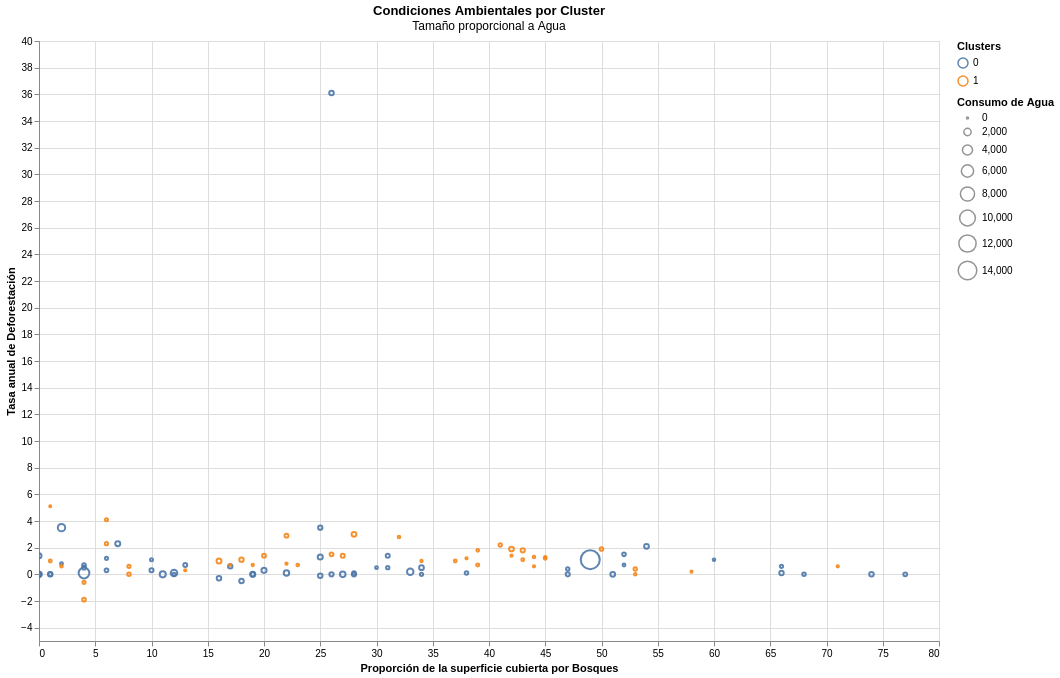

The code cell stored with this chart in its notebook:
### Code cell
# Enviroment Graph

#Search_Box
search_box = alt.param(
    value='',
    bind=alt.binding(input='search', placeholder="Pais", name='Buscar ')
)
search_matches = alt.expr.test(alt.expr.regexp(search_box, "i"), alt.datum.Pais)
opacity = (
    alt.when(search_matches)
    .then(alt.value(0.9))
    .otherwise(alt.value(0.2))
)
alt.Chart(df).mark_point().encode(
    x=alt.X('Bosques:Q', title='Proporción de la superficie cubierta por Bosques'),
    y=alt.Y('Deforestacion:Q', title='Tasa anual de Deforestación'),
    size=alt.Size('Agua:Q', title="Consumo de Agua"),
    color=alt.Color('Kmeans:N', legend=alt.Legend(title="Clusters")),
    opacity=opacity,
    tooltip=['Pais','PNB', 'Luz', 'Telefonia']
).properties(
    width=900,
    height=600,
    title={
      "text": 'Condiciones Ambientales por Cluster',
      "subtitle": 'Tamaño proporcional a Agua'
    }
).add_params(
    search_box
).interactive()

### Figure 1 — Vega-Lite specification as saved in the notebook (floating-point values rounded to 4 significant figures)
{"config": {"view": {"continuousWidth": 300, "continuousHeight": 300}}, "data": {"name": "data-1e58763c500c074703f418222a921d65"}, "mark": {"type": "point"}, "encoding": {"color": {"field": "Kmeans", "legend": {"title": "Clusters"}, "type": "nominal"}, "opacity": {"condition": [{"test": "test(regexp(param_30,'i'),datum.Pais)", "value": 0.9}], "value": 0.2}, "size": {"field": "Agua", "title": "Consumo de Agua", "type": "quantitative"}, "tooltip": [{"field": "Pais", "type": "nominal"}, {"field": "PNB", "type": "quantitative"}, {"field": "Luz", "type": "quantitative"}, {"field": "Telefonia", "type": "quantitative"}], "x": {"field": "Bosques", "title": "Proporción de la superficie cubierta por Bosques", "type": "quantitative"}, "y": {"field": "Deforestacion", "title": "Tasa anual de Deforestación", "type": "quantitative"}}, "height": 600, "params": [{"name": "param_30", "bind": {"input": "search", "name": "Buscar ", "placeholder": "Pais"}, "value": ""}, {"name": "param_31", "select": {"type": "interval", "encodings": ["x", "y"]}, "bind": "scales"}], "title": {"text": "Condiciones Ambientales por Cluster", "subtitle": "Tamaño proporcional a Agua"}, "width": 900, "$schema": "https://vega.github.io/schema/vega-lite/v5.20.1.json", "datasets": {"data-1e58763c500c074703f418222a921d65": [{"Pais": "Albania       ", "Tasa": 1.0, "Mortalidad": 30, "Mujeres": 41, "PNB": 2199, "Luz": 3903, "Telefonia": 12, "Agua": 94, "Bosques": 53, "Deforestacion": 0.0, "Energia": 341, "CO2": 1.2, "Kmeans": 1}, {"Pais": "Angola        ", "Tasa": 3.0, "Mortalidad": 124, "Mujeres": 46, "PNB": 4422, "Luz": 922, "Telefonia": 6, "Agua": 57, "Bosques": 19, "Deforestacion": 0.7, "Energia": 89, "CO2": 0.5, "Kmeans": 1}, {"Pais": "Arabia Saudi  ", "Tasa": 4.3, "Mortalidad": 21, "Mujeres": 13, "PNB": 133540, "Luz": 91019, "Telefonia": 96, "Agua": 497, "Bosques": 1, "Deforestacion": 0.0, "Energia": 4566, "CO2": 13.1, "Kmeans": 0}, {"Pais": "Argelia       ", "Tasa": 2.5, "Mortalidad": 34, "Mujeres": 24, "PNB": 44609, "Luz": 19883, "Telefonia": 42, "Agua": 180, "Bosques": 2, "Deforestacion": 0.8, "Energia": 906, "CO2": 3.0, "Kmeans": 0}, {"Pais": "Argentina     ", "Tasa": 1.3, "Mortalidad": 22, "Mujeres": 31, "PNB": 278431, "Luz": 65962, "Telefonia": 160, "Agua": 1043, "Bosques": 22, "Deforestacion": 0.1, "Energia": 1504, "CO2": 3.5, "Kmeans": 0}, {"Pais": "Australia     ", "Tasa": 1.4, "Mortalidad": 6, "Mujeres": 43, "PNB": 337909, "Luz": 167155, "Telefonia": 510, "Agua": 933, "Bosques": 19, "Deforestacion": 0.0, "Energia": 5341, "CO2": 15.3, "Kmeans": 0}, {"Pais": "Austria       ", "Tasa": 0.6, "Mortalidad": 6, "Mujeres": 41, "PNB": 216547, "Luz": 53259, "Telefonia": 465, "Agua": 304, "Bosques": 47, "Deforestacion": 0.4, "Energia": 3301, "CO2": 7.2, "Kmeans": 0}, {"Pais": "Bangladesh    ", "Tasa": 2.0, "Mortalidad": 79, "Mujeres": 42, "PNB": 28599, "Luz": 9891, "Telefonia": 2, "Agua": 220, "Bosques": 6, "Deforestacion": 4.1, "Energia": 64, "CO2": 0.2, "Kmeans": 1}, {"Pais": "Bélgica       ", "Tasa": 0.3, "Mortalidad": 8, "Mujeres": 40, "PNB": 25710, "Luz": 72236, "Telefonia": 457, "Agua": 917, "Bosques": 20, "Deforestacion": 0.3, "Energia": 5120, "CO2": 10.1, "Kmeans": 0}, {"Pais": "Benin         ", "Tasa": 3.0, "Mortalidad": 95, "Mujeres": 48, "PNB": 2034, "Luz": 6, "Telefonia": 5, "Agua": 26, "Bosques": 45, "Deforestacion": 1.3, "Energia": 20, "CO2": 0.1, "Kmeans": 1}, {"Pais": "Bielorrusia   ", "Tasa": 0.4, "Mortalidad": 13, "Mujeres": 49, "PNB": 21356, "Luz": 31397, "Telefonia": 190, "Agua": 295, "Bosques": 31, "Deforestacion": 0.5, "Energia": 2392, "CO2": 9.9, "Kmeans": 0}, {"Pais": "Bolivia       ", "Tasa": 2.3, "Mortalidad": 69, "Mujeres": 37, "PNB": 5905, "Luz": 2824, "Telefonia": 35, "Agua": 201, "Bosques": 45, "Deforestacion": 1.2, "Energia": 373, "CO2": 1.0, "Kmeans": 1}, {"Pais": "Brasil        ", "Tasa": 1.6, "Mortalidad": 44, "Mujeres": 35, "PNB": 579787, "Luz": 260682, "Telefonia": 75, "Agua": 246, "Bosques": 66, "Deforestacion": 0.6, "Energia": 718, "CO2": 1.4, "Kmeans": 0}, {"Pais": "Bulgaria      ", "Tasa": 0.6, "Mortalidad": 15, "Mujeres": 48, "PNB": 11225, "Luz": 381333, "Telefonia": 335, "Agua": 1544, "Bosques": 33, "Deforestacion": 0.2, "Energia": 2438, "CO2": 6.4, "Kmeans": 0}, {"Pais": "Camerún       ", "Tasa": 2.9, "Mortalidad": 56, "Mujeres": 38, "PNB": 8615, "Luz": 2740, "Telefonia": 4, "Agua": 38, "Bosques": 44, "Deforestacion": 0.6, "Energia": 103, "CO2": 0.2, "Kmeans": 1}, {"Pais": "Canadá        ", "Tasa": 1.3, "Mortalidad": 6, "Mujeres": 45, "PNB": 573695, "Luz": 554227, "Telefonia": 590, "Agua": 14602, "Bosques": 49, "Deforestacion": 1.1, "Energia": 7854, "CO2": 14.4, "Kmeans": 0}, {"Pais": "Colombia      ", "Tasa": 1.8, "Mortalidad": 26, "Mujeres": 37, "PNB": 70263, "Luz": 43354, "Telefonia": 100, "Agua": 174, "Bosques": 52, "Deforestacion": 0.7, "Energia": 622, "CO2": 1.8, "Kmeans": 0}, {"Pais": "Congo         ", "Tasa": 3.1, "Mortalidad": 90, "Mujeres": 43, "PNB": 1784, "Luz": 435, "Telefonia": 8, "Agua": 20, "Bosques": 58, "Deforestacion": 0.2, "Energia": 331, "CO2": 1.6, "Kmeans": 1}, {"Pais": "Corea del Nor ", "Tasa": 1.8, "Mortalidad": 26, "Mujeres": 45, "PNB": 12870, "Luz": 38000, "Telefonia": 47, "Agua": 687, "Bosques": 74, "Deforestacion": 0.0, "Energia": 1129, "CO2": 11.2, "Kmeans": 0}, {"Pais": "Corea del Sur ", "Tasa": 0.9, "Mortalidad": 10, "Mujeres": 40, "PNB": 435137, "Luz": 164993, "Telefonia": 415, "Agua": 632, "Bosques": 66, "Deforestacion": 0.1, "Energia": 2982, "CO2": 6.6, "Kmeans": 0}, {"Pais": "Costa de Marf ", "Tasa": 3.4, "Mortalidad": 86, "Mujeres": 33, "PNB": 9248, "Luz": 2305, "Telefonia": 8, "Agua": 66, "Bosques": 34, "Deforestacion": 1.0, "Energia": 103, "CO2": 0.5, "Kmeans": 1}, {"Pais": "Costa Rica    ", "Tasa": 2.5, "Mortalidad": 13, "Mujeres": 30, "PNB": 8884, "Luz": 4772, "Telefonia": 164, "Agua": 780, "Bosques": 28, "Deforestacion": 3.0, "Energia": 558, "CO2": 1.2, "Kmeans": 1}, {"Pais": "Cuba          ", "Tasa": 0.9, "Mortalidad": 9, "Mujeres": 38, "PNB": 7450, "Luz": 10982, "Telefonia": 32, "Agua": 870, "Bosques": 16, "Deforestacion": 1.0, "Energia": 923, "CO2": 2.6, "Kmeans": 1}, {"Pais": "Chile         ", "Tasa": 1.6, "Mortalidad": 12, "Mujeres": 32, "PNB": 59151, "Luz": 25276, "Telefonia": 132, "Agua": 1626, "Bosques": 12, "Deforestacion": 0.1, "Energia": 1012, "CO2": 2.6, "Kmeans": 0}, {"Pais": "China         ", "Tasa": 1.36, "Mortalidad": 34, "Mujeres": 45, "PNB": 744890, "Luz": 928083, "Telefonia": 34, "Agua": 461, "Bosques": 13, "Deforestacion": 0.7, "Energia": 664, "CO2": 2.3, "Kmeans": 0}, {"Pais": "Dinamarca     ", "Tasa": 0.2, "Mortalidad": 6, "Mujeres": 46, "PNB": 156027, "Luz": 40097, "Telefonia": 613, "Agua": 233, "Bosques": 12, "Deforestacion": 0.0, "Energia": 3977, "CO2": 10.4, "Kmeans": 0}, {"Pais": "R. Dominicana ", "Tasa": 2.0, "Mortalidad": 37, "Mujeres": 29, "PNB": 11390, "Luz": 6182, "Telefonia": 79, "Agua": 446, "Bosques": 22, "Deforestacion": 2.9, "Energia": 337, "CO2": 1.4, "Kmeans": 1}, {"Pais": "Ecuador       ", "Tasa": 2.3, "Mortalidad": 36, "Mujeres": 26, "PNB": 15997, "Luz": 8256, "Telefonia": 61, "Agua": 581, "Bosques": 43, "Deforestacion": 1.8, "Energia": 565, "CO2": 1.8, "Kmeans": 1}, {"Pais": "Egipto        ", "Tasa": 2.2, "Mortalidad": 56, "Mujeres": 29, "PNB": 45507, "Luz": 51947, "Telefonia": 46, "Agua": 956, "Bosques": 0, "Deforestacion": 0.0, "Energia": 600, "CO2": 1.5, "Kmeans": 0}, {"Pais": "El Salvador   ", "Tasa": 1.8, "Mortalidad": 36, "Mujeres": 34, "PNB": 9057, "Luz": 3211, "Telefonia": 53, "Agua": 245, "Bosques": 6, "Deforestacion": 2.3, "Energia": 370, "CO2": 0.7, "Kmeans": 1}, {"Pais": "E. Arabes Uni ", "Tasa": 5.8, "Mortalidad": 16, "Mujeres": 13, "PNB": 42806, "Luz": 18870, "Telefonia": 283, "Agua": 884, "Bosques": 0, "Deforestacion": 0.0, "Energia": 10531, "CO2": 33.9, "Kmeans": 0}, {"Pais": "Eslovaquia    ", "Tasa": 0.3, "Mortalidad": 11, "Mujeres": 48, "PNB": 15848, "Luz": 24740, "Telefonia": 208, "Agua": 337, "Bosques": 38, "Deforestacion": 0.1, "Energia": 3243, "CO2": 7.0, "Kmeans": 0}, {"Pais": "España        ", "Tasa": 0.2, "Mortalidad": 7, "Mujeres": 36, "PNB": 532347, "Luz": 161654, "Telefonia": 385, "Agua": 781, "Bosques": 51, "Deforestacion": 0.0, "Energia": 2458, "CO2": 5.7, "Kmeans": 0}, {"Pais": "Etiopia       ", "Tasa": 2.6, "Mortalidad": 112, "Mujeres": 41, "PNB": 5722, "Luz": 1293, "Telefonia": 2, "Agua": 51, "Bosques": 13, "Deforestacion": 0.3, "Energia": 22, "CO2": 0.1, "Kmeans": 1}, {"Pais": "Filipinas     ", "Tasa": 2.3, "Mortalidad": 39, "Mujeres": 37, "PNB": 71865, "Luz": 27062, "Telefonia": 21, "Agua": 686, "Bosques": 26, "Deforestacion": 36.1, "Energia": 316, "CO2": 0.8, "Kmeans": 0}, {"Pais": "Finlandia     ", "Tasa": 0.4, "Mortalidad": 5, "Mujeres": 48, "PNB": 105174, "Luz": 65546, "Telefonia": 550, "Agua": 440, "Bosques": 77, "Deforestacion": 0.0, "Energia": 5997, "CO2": 8.2, "Kmeans": 0}, {"Pais": "Francia       ", "Tasa": 0.5, "Mortalidad": 6, "Mujeres": 44, "PNB": 1451051, "Luz": 479200, "Telefonia": 558, "Agua": 665, "Bosques": 25, "Deforestacion": -0.1, "Energia": 4042, "CO2": 6.3, "Kmeans": 0}, {"Pais": "Gabón         ", "Tasa": 2.9, "Mortalidad": 89, "Mujeres": 44, "PNB": 3759, "Luz": 933, "Telefonia": 30, "Agua": 57, "Bosques": 71, "Deforestacion": 0.6, "Energia": 652, "CO2": 5.5, "Kmeans": 1}, {"Pais": "Ghana         ", "Tasa": 3.0, "Mortalidad": 73, "Mujeres": 51, "PNB": 6719, "Luz": 6115, "Telefonia": 4, "Agua": 35, "Bosques": 42, "Deforestacion": 1.4, "Energia": 93, "CO2": 0.2, "Kmeans": 1}, {"Pais": "Grecia        ", "Tasa": 0.5, "Mortalidad": 8, "Mujeres": 36, "PNB": 85885, "Luz": 40623, "Telefonia": 493, "Agua": 523, "Bosques": 47, "Deforestacion": 0.0, "Energia": 2260, "CO2": 7.2, "Kmeans": 0}, {"Pais": "Guatamela     ", "Tasa": 2.9, "Mortalidad": 44, "Mujeres": 26, "PNB": 14255, "Luz": 3161, "Telefonia": 27, "Agua": 139, "Bosques": 39, "Deforestacion": 1.8, "Energia": 210, "CO2": 0.6, "Kmeans": 1}, {"Pais": "Haití         ", "Tasa": 2.0, "Mortalidad": 72, "Mujeres": 43, "PNB": 1777, "Luz": 362, "Telefonia": 8, "Agua": 7, "Bosques": 1, "Deforestacion": 5.1, "Energia": 29, "CO2": 0.1, "Kmeans": 1}, {"Pais": "Países Bajos  ", "Tasa": 0.6, "Mortalidad": 6, "Mujeres": 40, "PNB": 371039, "Luz": 79647, "Telefonia": 525, "Agua": 518, "Bosques": 10, "Deforestacion": 0.3, "Energia": 4580, "CO2": 9.2, "Kmeans": 0}, {"Pais": "Honduras      ", "Tasa": 3.0, "Mortalidad": 45, "Mujeres": 30, "PNB": 3566, "Luz": 2672, "Telefonia": 29, "Agua": 294, "Bosques": 41, "Deforestacion": 2.2, "Energia": 204, "CO2": 0.6, "Kmeans": 1}, {"Pais": "Hungría       ", "Tasa": -0.3, "Mortalidad": 11, "Mujeres": 44, "PNB": 42129, "Luz": 33486, "Telefonia": 185, "Agua": 661, "Bosques": 18, "Deforestacion": -0.5, "Energia": 2383, "CO2": 5.8, "Kmeans": 0}, {"Pais": "India         ", "Tasa": 1.9, "Mortalidad": 68, "Mujeres": 32, "PNB": 319660, "Luz": 386500, "Telefonia": 13, "Agua": 612, "Bosques": 17, "Deforestacion": 0.6, "Energia": 248, "CO2": 0.9, "Kmeans": 0}, {"Pais": "Indonesia     ", "Tasa": 1.7, "Mortalidad": 51, "Mujeres": 40, "PNB": 190105, "Luz": 53414, "Telefonia": 17, "Agua": 96, "Bosques": 60, "Deforestacion": 1.1, "Energia": 366, "CO2": 1.0, "Kmeans": 0}, {"Pais": "Irak          ", "Tasa": 2.7, "Mortalidad": 108, "Mujeres": 18, "PNB": 24600, "Luz": 27060, "Telefonia": 33, "Agua": 4575, "Bosques": 4, "Deforestacion": 0.1, "Energia": 1213, "CO2": 3.4, "Kmeans": 0}, {"Pais": "Irán          ", "Tasa": 3.2, "Mortalidad": 45, "Mujeres": 24, "PNB": 113400, "Luz": 79128, "Telefonia": 79, "Agua": 1362, "Bosques": 11, "Deforestacion": 0.0, "Energia": 1505, "CO2": 4.0, "Kmeans": 0}, {"Pais": "Irlanda       ", "Tasa": 0.1, "Mortalidad": 6, "Mujeres": 33, "PNB": 52765, "Luz": 17105, "Telefonia": 365, "Agua": 233, "Bosques": 6, "Deforestacion": 1.2, "Energia": 3137, "CO2": 8.7, "Kmeans": 0}, {"Pais": "Islandia      ", "Tasa": 1.1, "Mortalidad": 4, "Mujeres": 44, "PNB": 6686, "Luz": 4780, "Telefonia": 555, "Agua": 636, "Bosques": 1, "Deforestacion": 0.0, "Energia": 7932, "CO2": 6.8, "Kmeans": 0}, {"Pais": "Israel        ", "Tasa": 2.7, "Mortalidad": 8, "Mujeres": 40, "PNB": 878775, "Luz": 32781, "Telefonia": 418, "Agua": 408, "Bosques": 6, "Deforestacion": 0.3, "Energia": 2717, "CO2": 8.1, "Kmeans": 0}, {"Pais": "Jordania      ", "Tasa": 4.7, "Mortalidad": 31, "Mujeres": 21, "PNB": 6354, "Luz": 5076, "Telefonia": 73, "Agua": 173, "Bosques": 1, "Deforestacion": 1.0, "Energia": 1067, "CO2": 3.0, "Kmeans": 1}, {"Pais": "Kenia         ", "Tasa": 2.9, "Mortalidad": 58, "Mujeres": 46, "PNB": 7583, "Luz": 3539, "Telefonia": 9, "Agua": 87, "Bosques": 2, "Deforestacion": 0.6, "Energia": 110, "CO2": 0.2, "Kmeans": 1}, {"Pais": "Kuwait        ", "Tasa": 0.15, "Mortalidad": 11, "Mujeres": 28, "PNB": 28941, "Luz": 22798, "Telefonia": 230, "Agua": 525, "Bosques": 0, "Deforestacion": 0.0, "Energia": 8622, "CO2": 11.2, "Kmeans": 0}, {"Pais": "Líbano        ", "Tasa": 2.3, "Mortalidad": 32, "Mujeres": 28, "PNB": 10673, "Luz": 5184, "Telefonia": 82, "Agua": 271, "Bosques": 8, "Deforestacion": 0.6, "Energia": 964, "CO2": 2.9, "Kmeans": 1}, {"Pais": "Libia         ", "Tasa": 3.6, "Mortalidad": 61, "Mujeres": 21, "PNB": 23400, "Luz": 17800, "Telefonia": 59, "Agua": 880, "Bosques": 0, "Deforestacion": 1.4, "Energia": 2499, "CO2": 8.1, "Kmeans": 0}, {"Pais": "Malasia       ", "Tasa": 2.5, "Mortalidad": 12, "Mujeres": 37, "PNB": 78321, "Luz": 39093, "Telefonia": 166, "Agua": 768, "Bosques": 54, "Deforestacion": 2.1, "Energia": 1699, "CO2": 3.8, "Kmeans": 0}, {"Pais": "Marruecos     ", "Tasa": 2.0, "Mortalidad": 55, "Mujeres": 35, "PNB": 29545, "Luz": 11100, "Telefonia": 43, "Agua": 427, "Bosques": 20, "Deforestacion": 1.4, "Energia": 327, "CO2": 1.1, "Kmeans": 1}, {"Pais": "México        ", "Tasa": 2.1, "Mortalidad": 33, "Mujeres": 31, "PNB": 304596, "Luz": 147926, "Telefonia": 96, "Agua": 899, "Bosques": 25, "Deforestacion": 1.3, "Energia": 1561, "CO2": 3.8, "Kmeans": 0}, {"Pais": "Mozambique    ", "Tasa": 1.8, "Mortalidad": 113, "Mujeres": 48, "PNB": 1353, "Luz": 490, "Telefonia": 3, "Agua": 55, "Bosques": 22, "Deforestacion": 0.8, "Energia": 40, "CO2": 0.1, "Kmeans": 1}, {"Pais": "Birmania      ", "Tasa": 1.8, "Mortalidad": 83, "Mujeres": 43, "PNB": 35840, "Luz": 3500, "Telefonia": 3, "Agua": 101, "Bosques": 44, "Deforestacion": 1.3, "Energia": 49, "CO2": 0.1, "Kmeans": 1}, {"Pais": "Nepal         ", "Tasa": 2.5, "Mortalidad": 91, "Mujeres": 40, "PNB": 4391, "Luz": 927, "Telefonia": 4, "Agua": 150, "Bosques": 37, "Deforestacion": 1.0, "Energia": 28, "CO2": 0.1, "Kmeans": 1}, {"Pais": "Nicaragua     ", "Tasa": 3.1, "Mortalidad": 46, "Mujeres": 36, "PNB": 1659, "Luz": 1688, "Telefonia": 23, "Agua": 367, "Bosques": 50, "Deforestacion": 1.9, "Energia": 300, "CO2": 0.6, "Kmeans": 1}, {"Pais": "Nigeria       ", "Tasa": 2.9, "Mortalidad": 80, "Mujeres": 36, "PNB": 28411, "Luz": 15530, "Telefonia": 4, "Agua": 41, "Bosques": 17, "Deforestacion": 0.7, "Energia": 162, "CO2": 0.9, "Kmeans": 1}, {"Pais": "Noruega       ", "Tasa": 0.5, "Mortalidad": 5, "Mujeres": 46, "PNB": 136077, "Luz": 113488, "Telefonia": 556, "Agua": 488, "Bosques": 31, "Deforestacion": 1.4, "Energia": 5318, "CO2": 14.1, "Kmeans": 0}, {"Pais": "Nueva Zelanda ", "Tasa": 1.0, "Mortalidad": 7, "Mujeres": 44, "PNB": 51655, "Luz": 35135, "Telefonia": 479, "Agua": 589, "Bosques": 28, "Deforestacion": 0.0, "Energia": 4245, "CO2": 7.6, "Kmeans": 0}, {"Pais": "Omán          ", "Tasa": 4.5, "Mortalidad": 18, "Mujeres": 15, "PNB": 10578, "Luz": 6187, "Telefonia": 77, "Agua": 564, "Bosques": 19, "Deforestacion": 0.0, "Energia": 2392, "CO2": 5.3, "Kmeans": 0}, {"Pais": "Pakistán      ", "Tasa": 3.0, "Mortalidad": 90, "Mujeres": 26, "PNB": 59991, "Luz": 58529, "Telefonia": 16, "Agua": 2053, "Bosques": 2, "Deforestacion": 3.5, "Energia": 254, "CO2": 0.6, "Kmeans": 0}, {"Pais": "Panamá        ", "Tasa": 1.9, "Mortalidad": 23, "Mujeres": 34, "PNB": 7253, "Luz": 3380, "Telefonia": 114, "Agua": 754, "Bosques": 42, "Deforestacion": 1.9, "Energia": 618, "CO2": 1.7, "Kmeans": 1}, {"Pais": "Paraguay      ", "Tasa": 2.7, "Mortalidad": 41, "Mujeres": 29, "PNB": 8158, "Luz": 36415, "Telefonia": 31, "Agua": 109, "Bosques": 32, "Deforestacion": 2.8, "Energia": 299, "CO2": 0.6, "Kmeans": 1}, {"Pais": "Perú          ", "Tasa": 2.1, "Mortalidad": 47, "Mujeres": 29, "PNB": 55019, "Luz": 15563, "Telefonia": 47, "Agua": 300, "Bosques": 53, "Deforestacion": 0.4, "Energia": 367, "CO2": 1.0, "Kmeans": 1}, {"Pais": "Polonia       ", "Tasa": 0.4, "Mortalidad": 14, "Mujeres": 46, "PNB": 107839, "Luz": 135347, "Telefonia": 148, "Agua": 321, "Bosques": 28, "Deforestacion": 0.1, "Energia": 2401, "CO2": 8.9, "Kmeans": 0}, {"Pais": "Portugal      ", "Tasa": 0.1, "Mortalidad": 7, "Mujeres": 43, "PNB": 96829, "Luz": 31380, "Telefonia": 361, "Agua": 739, "Bosques": 34, "Deforestacion": 0.5, "Energia": 1827, "CO2": 4.8, "Kmeans": 0}, {"Pais": "Reino Unido   ", "Tasa": 0.3, "Mortalidad": 6, "Mujeres": 43, "PNB": 1094734, "Luz": 325383, "Telefonia": 502, "Agua": 205, "Bosques": 10, "Deforestacion": 1.1, "Energia": 3732, "CO2": 9.8, "Kmeans": 0}, {"Pais": "Rep. Checa    ", "Tasa": 0.0, "Mortalidad": 8, "Mujeres": 47, "PNB": 39990, "Luz": 58705, "Telefonia": 236, "Agua": 266, "Bosques": 34, "Deforestacion": 0.0, "Energia": 3868, "CO2": 13.1, "Kmeans": 0}, {"Pais": "Rumanía       ", "Tasa": 0.0, "Mortalidad": 23, "Mujeres": 44, "PNB": 33488, "Luz": 55136, "Telefonia": 131, "Agua": 1134, "Bosques": 27, "Deforestacion": 0.0, "Energia": 1733, "CO2": 5.4, "Kmeans": 0}, {"Pais": "Senegal       ", "Tasa": 2.8, "Mortalidad": 62, "Mujeres": 42, "PNB": 5070, "Luz": 1002, "Telefonia": 10, "Agua": 202, "Bosques": 39, "Deforestacion": 0.7, "Energia": 97, "CO2": 0.4, "Kmeans": 1}, {"Pais": "Singapur      ", "Tasa": 1.8, "Mortalidad": 4, "Mujeres": 38, "PNB": 79831, "Luz": 20046, "Telefonia": 478, "Agua": 847, "Bosques": 7, "Deforestacion": 2.3, "Energia": 8103, "CO2": 17.7, "Kmeans": 0}, {"Pais": "Sirir         ", "Tasa": 3.1, "Mortalidad": 32, "Mujeres": 26, "PNB": 15780, "Luz": 15186, "Telefonia": 63, "Agua": 435, "Bosques": 4, "Deforestacion": 0.5, "Energia": 997, "CO2": 3.3, "Kmeans": 0}, {"Pais": "Sri Lanka     ", "Tasa": 1.3, "Mortalidad": 16, "Mujeres": 35, "PNB": 12616, "Luz": 4387, "Telefonia": 11, "Agua": 503, "Bosques": 27, "Deforestacion": 1.4, "Energia": 97, "CO2": 0.3, "Kmeans": 1}, {"Pais": "Sudán         ", "Tasa": 2.2, "Mortalidad": 77, "Mujeres": 28, "PNB": 7510, "Luz": 1333, "Telefonia": 3, "Agua": 633, "Bosques": 18, "Deforestacion": 1.1, "Energia": 66, "CO2": 0.1, "Kmeans": 1}, {"Pais": "Suecia        ", "Tasa": 0.6, "Mortalidad": 4, "Mujeres": 48, "PNB": 209720, "Luz": 142895, "Telefonia": 681, "Agua": 341, "Bosques": 68, "Deforestacion": 0.0, "Energia": 5723, "CO2": 6.6, "Kmeans": 0}, {"Pais": "Suiza         ", "Tasa": 0.8, "Mortalidad": 6, "Mujeres": 40, "PNB": 286014, "Luz": 65724, "Telefonia": 613, "Agua": 173, "Bosques": 30, "Deforestacion": 0.5, "Energia": 3629, "CO2": 6.4, "Kmeans": 0}, {"Pais": "Sudáfrica     ", "Tasa": 2.3, "Mortalidad": 50, "Mujeres": 37, "PNB": 130918, "Luz": 189316, "Telefonia": 95, "Agua": 359, "Bosques": 4, "Deforestacion": 0.7, "Energia": 2146, "CO2": 7.5, "Kmeans": 0}, {"Pais": "Tailandia     ", "Tasa": 1.3, "Mortalidad": 35, "Mujeres": 46, "PNB": 159630, "Luz": 71177, "Telefonia": 59, "Agua": 602, "Bosques": 25, "Deforestacion": 3.5, "Energia": 769, "CO2": 2.0, "Kmeans": 0}, {"Pais": "Tanzania      ", "Tasa": 3.1, "Mortalidad": 82, "Mujeres": 49, "PNB": 3703, "Luz": 1913, "Telefonia": 3, "Agua": 40, "Bosques": 38, "Deforestacion": 1.2, "Energia": 34, "CO2": 0.1, "Kmeans": 1}, {"Pais": "Túnez         ", "Tasa": 2.1, "Mortalidad": 39, "Mujeres": 30, "PNB": 16369, "Luz": 6714, "Telefonia": 58, "Agua": 381, "Bosques": 4, "Deforestacion": -1.9, "Energia": 595, "CO2": 1.6, "Kmeans": 1}, {"Pais": "Turquia       ", "Tasa": 1.9, "Mortalidad": 48, "Mujeres": 35, "PNB": 169452, "Luz": 78322, "Telefonia": 212, "Agua": 585, "Bosques": 26, "Deforestacion": 0.0, "Energia": 957, "CO2": 2.5, "Kmeans": 0}, {"Pais": "Ucrania       ", "Tasa": 0.1, "Mortalidad": 15, "Mujeres": 49, "PNB": 84084, "Luz": 202995, "Telefonia": 157, "Agua": 673, "Bosques": 16, "Deforestacion": -0.3, "Energia": 3180, "CO2": 11.7, "Kmeans": 0}, {"Pais": "Uruguay       ", "Tasa": 0.6, "Mortalidad": 148, "Mujeres": 40, "PNB": 16458, "Luz": 7617, "Telefonia": 196, "Agua": 241, "Bosques": 4, "Deforestacion": -0.6, "Energia": 629, "CO2": 1.6, "Kmeans": 1}, {"Pais": "Venezuela     ", "Tasa": 2.4, "Mortalidad": 23, "Mujeres": 33, "PNB": 65382, "Luz": 73116, "Telefonia": 111, "Agua": 382, "Bosques": 52, "Deforestacion": 1.5, "Energia": 2186, "CO2": 5.7, "Kmeans": 0}, {"Pais": "Vietnam       ", "Tasa": 2.2, "Mortalidad": 41, "Mujeres": 49, "PNB": 17634, "Luz": 12270, "Telefonia": 11, "Agua": 414, "Bosques": 26, "Deforestacion": 1.5, "Energia": 101, "CO2": 0.3, "Kmeans": 1}, {"Pais": "Yemen         ", "Tasa": 4.2, "Mortalidad": 100, "Mujeres": 29, "PNB": 4044, "Luz": 2159, "Telefonia": 12, "Agua": 335, "Bosques": 8, "Deforestacion": 0.0, "Energia": 206, "CO2": 0.7, "Kmeans": 1}, {"Pais": "Zambia        ", "Tasa": 2.6, "Mortalidad": 109, "Mujeres": 45, "PNB": 3605, "Luz": 7785, "Telefonia": 8, "Agua": 186, "Bosques": 43, "Deforestacion": 1.1, "Energia": 149, "CO2": 0.3, "Kmeans": 1}, {"Pais": "Zimbabue      ", "Tasa": 2.8, "Mortalidad": 55, "Mujeres": 44, "PNB": 5933, "Luz": 7334, "Telefonia": 14, "Agua": 136, "Bosques": 23, "Deforestacion": 0.7, "Energia": 438, "CO2": 1.8, "Kmeans": 1}]}}
